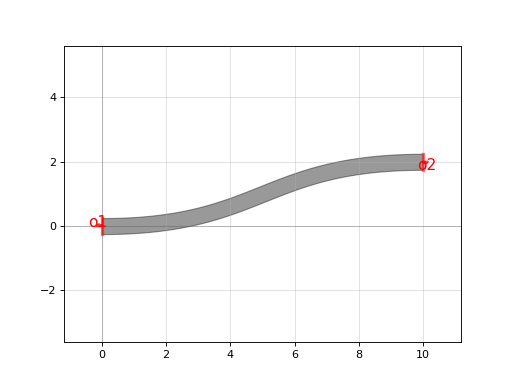

This chart was generated by the following Python code:
import gdsfactory as gf

c = gf.components.bezier(control_points=[[0.0, 0.0], [5.0, 0.0], [5.0, 2.0], [10.0, 2.0]], npoints=201, with_manhattan_facing_angles=True, cross_section='strip', with_bbox=True)
c.plot()
